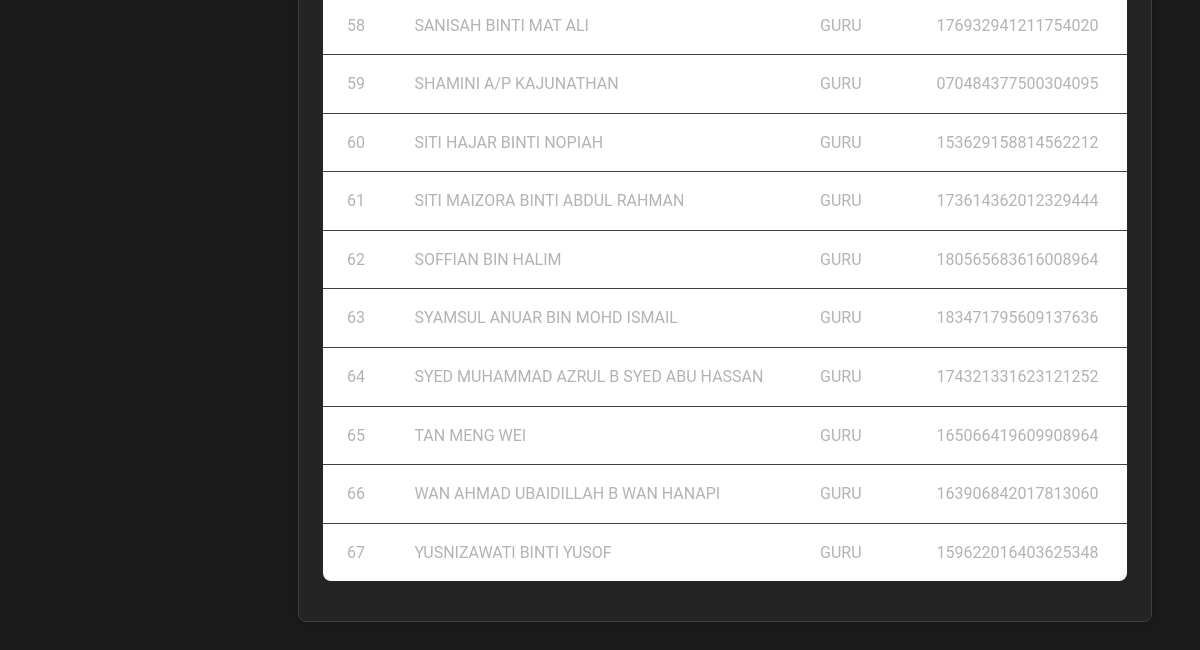
The page /edit_db (signed in, lower part) on the database as committed earlier.
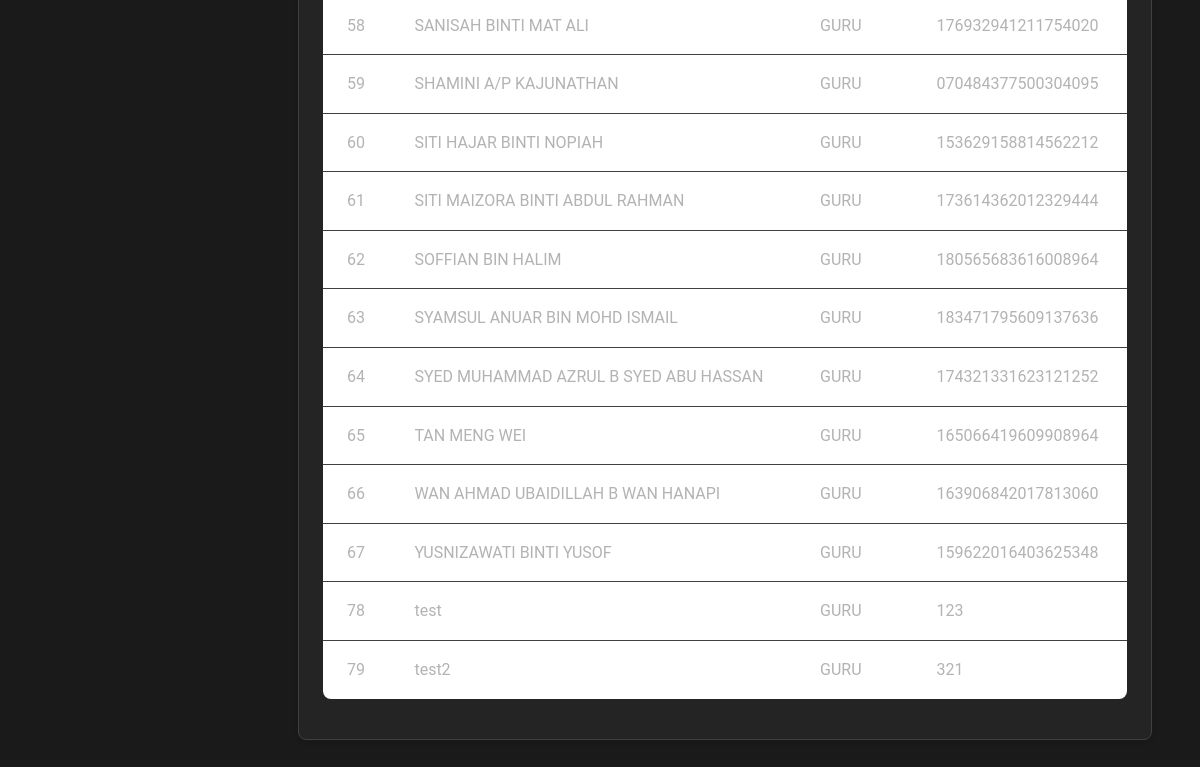
The same page on the database as committed later.
### tables this page shows
CREATE TABLE teachers (
            id INTEGER PRIMARY KEY AUTOINCREMENT,
            name TEXT NOT NULL,
            class TEXT NOT NULL,
            card_id TEXT NOT NULL UNIQUE
        );

### app.py (the view, shortened to what this page needs)
@app.route('/edit_db', methods=['GET', 'POST'])
@login_required
def edit_db():
    conn = get_db_connection()
    teachers = conn.execute('SELECT * FROM teachers ORDER BY name').fetchall()
    teachers = [dict(teacher) for teacher in teachers]
    conn.close()
    return render_template('edit_db.html', teachers=teachers)

### app.py (called while the page is built)
def get_db_connection():
    conn = sqlite3.connect(DB_PATH)
    conn.row_factory = sqlite3.Row
    return conn

def login_required(f):
    @wraps(f)
    def wrap(*args, **kwargs):
        if 'username' not in session:
            flash('Please login to access this page.', 'error')
            return redirect(url_for('login'))
        if inspect.iscoroutinefunction(f):
            return f(*args, **kwargs)
        return f(*args, **kwargs)
    return wrap

### templates/edit_db.html (shortened to what this page needs)
{% extends "base.html" %}
{% block content %}
<div class="card">
    <div class="card-body">
        {% if teachers %}
        <div class="table-container">
            <table class="table">
                <tbody>
                    {% for teacher in teachers %}
                    <tr>
                        <td>{{ teacher.id }}</td>
                        <td>{{ teacher.name }}</td>
                        <td>{{ teacher.class }}</td>
                        <td>{{ teacher.card_id }}</td>
                    </tr>
                    {% endfor %}
                </tbody>
            </table>
        </div>
        {% else %}
        <div class="alert alert-info">
            <span class="mdi mdi-information me-2"></span>
            No teachers found in the database.
        </div>
        {% endif %}
    </div>
</div>
{% endblock %}

Rows that differ between the two databases and show on the page:
added teachers: id "78", name "test", class "GURU", card_id "123"
added teachers: id "79", name "test2", class "GURU", card_id "321"
